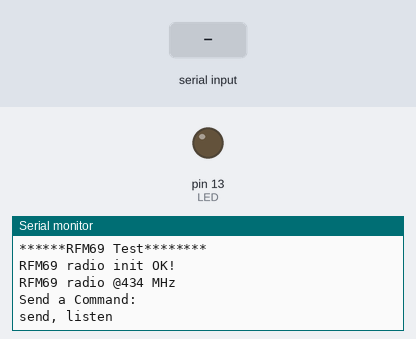
A sketch run on a simulated Arduino Uno, built with avr-gcc and run on an emulated ATmega328P. Shown: output pins drawn as LEDs (lit = HIGH), the last lines printed to the serial monitor. Inputs (shaded band) come from the test bench. No radio packets arrive unless stated; pins used as bus, display or sensor lines are not drawn.

Above: at 1.2 s.
1.3 s: "send 1\n" received over Serial
At 2.3 s:
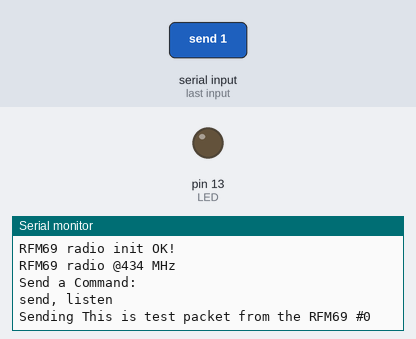
2.8 s: "listen 1\n" received over Serial
At 3.5 s:
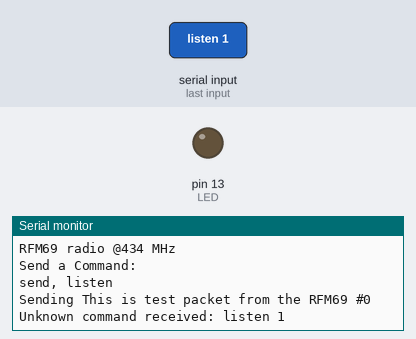
4.3 s: "q 1\n" received over Serial
At 4.6 s:
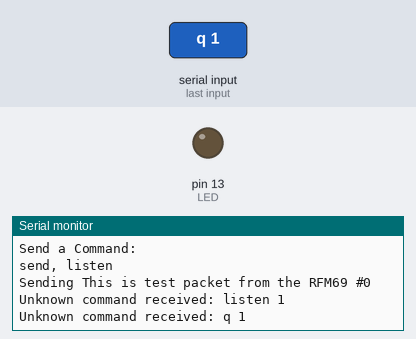

The sketch:

RFM69_Ctrl_V4.ino
```cpp
#include <SPI.h>
#include <RH_RF69.h>

String command; //for serial line control
int count;

/************ Radio Setup ***************/

// Change to 434.0 or other frequency, must match RX's freq!
#define RF69_FREQ 434.0

// First 3 here are boards w/radio BUILT-IN. Boards using FeatherWing follow.
#if defined (__AVR_ATmega328P__)  // Feather 328P w/wing
  #define RFM69_CS    4  //
  #define RFM69_INT   3  //
  #define RFM69_RST   2  // "A"
  #define LED        13

#endif

// Singleton instance of the radio driver
RH_RF69 rf69(RFM69_CS, RFM69_INT);

int16_t packetnum = 0;  // packet counter, we increment per xmission

void setup() {
  Serial.begin(115200);
  //while (!Serial) delay(1); // Wait for Serial Console (comment out line if no computer)

  pinMode(LED, OUTPUT);
  pinMode(RFM69_RST, OUTPUT);
  digitalWrite(RFM69_RST, LOW);

  Serial.println("******RFM69 Test********");
  Serial.println();

  // manual reset
  digitalWrite(RFM69_RST, HIGH);
  delay(10);
  digitalWrite(RFM69_RST, LOW);
  delay(10);

  if (!rf69.init()) {
    Serial.println("RFM69 radio init failed");
    while (1);
  }
  Serial.println("RFM69 radio init OK!");
  // Defaults after init are 434.0MHz, modulation GFSK_Rb250Fd250, +13dbM (for low power module)
  // No encryption
  if (!rf69.setFrequency(RF69_FREQ)) {
    Serial.println("setFrequency failed");
  }

  // If you are using a high power RF69 eg RFM69HW, you *must* set a Tx power with the
  // ishighpowermodule flag set like this:
  rf69.setTxPower(14, true);  // range from 14-20 for power, 2nd arg must be true for 69HCW

  // The encryption key has to be the same as the one in the server
  uint8_t key[] = { 0x01, 0x02, 0x03, 0x04, 0x05, 0x06, 0x07, 0x08,
                    0x01, 0x02, 0x03, 0x04, 0x05, 0x06, 0x07, 0x08};
  rf69.setEncryptionKey(key);

  Serial.print("RFM69 radio @");  Serial.print((int)RF69_FREQ);  Serial.println(" MHz");

  Serial.println("Send a Command:");
  Serial.println("send, listen");
}

void loop(){
  if (Serial.available()) {
    command = Serial.readStringUntil('\n');
    command.trim();

    // Check if the command STARTS with "send"
    if (command.startsWith("send")) {

      // Look for a space character separating "send" from the number
      int spaceIndex = command.indexOf(' ');

      if (spaceIndex != -1) {
        // Extract the substring after the space and convert it to an integer
        String countString = command.substring(spaceIndex + 1);
        int repeatCount = countString.toInt();

        // Call send and pass the number to it
        send(repeatCount);
      }
      else {
        // If they just typed "send" without a number, default to 1 time
        send(1);
      }
    }

    else if (command.equals("listen")){
      listen();
    }

    else {
      Serial.print("Unknown command received: ");
      Serial.println(command);
    }

  }
}

void send(int times) {
  for(int i = 0; i < times; i++){

    //create 60 byte memory array (61 is the max?)
    char radiopacket[40] = "This is test packet from the RFM69 #";
    //convert integer to ASCII, moved incremented packetnum to radiopacket location
    itoa(packetnum++, radiopacket+36, 10);
    Serial.print("Sending ");
    Serial.println(radiopacket);

    // Send the message
    rf69.send((uint8_t *)radiopacket, strlen(radiopacket));
    rf69.waitPacketSent();

    // Wait 0.250 second between transmits, could also 'sleep' here!
    delay(100);

  }
}


void clearRadioBuffer() {

  uint8_t buf[RH_RF69_MAX_MESSAGE_LEN];
  uint8_t len = sizeof(buf);

  // Remove all pending packets
  while (rf69.available()) {

    rf69.recv(buf, &len);

    len = sizeof(buf);
  }

  Serial.println("Radio buffer cleared");
}

void listen() {

  Serial.println("Listening... press q to quit");

  // Flush old packets
  clearRadioBuffer();

  while (1) {

    // Escape condition
    if (Serial.available()) {
      String c = Serial.readStringUntil('\n');
      c.trim();
      //char c = Serial.read();

      if (c == "q" || c == "Q") {
        Serial.println("Exiting listen mode");
        break;
      }
    }

    uint8_t buf[RH_RF69_MAX_MESSAGE_LEN];
    uint8_t len = sizeof(buf);

    if (rf69.waitAvailableTimeout(500)) {

      if (rf69.recv(buf, &len)) {

        buf[len] = '\0';

        Serial.print("Got message: ");
        Serial.print((char*)buf);

        Serial.print(", RSSI: ");
        Serial.println(rf69.lastRssi());

      } else {

        Serial.println("Receive failed");
      }
    }
  }
}
 
```

Measured:
- after the input at 1.3 s, the serial monitor: prints a new line at once (image 1)
- after the input at 2.8 s, the serial monitor: prints a new line at once (image 2)
- after the input at 4.3 s, the serial monitor: prints a new line at once (image 3)
